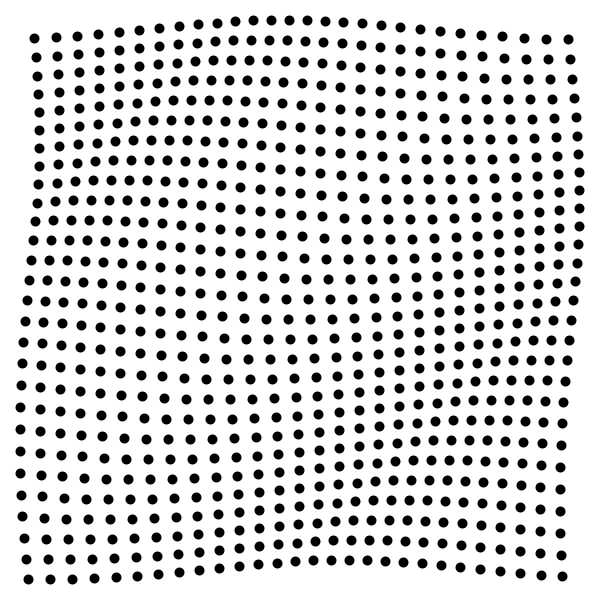
Frame 1 (no input)
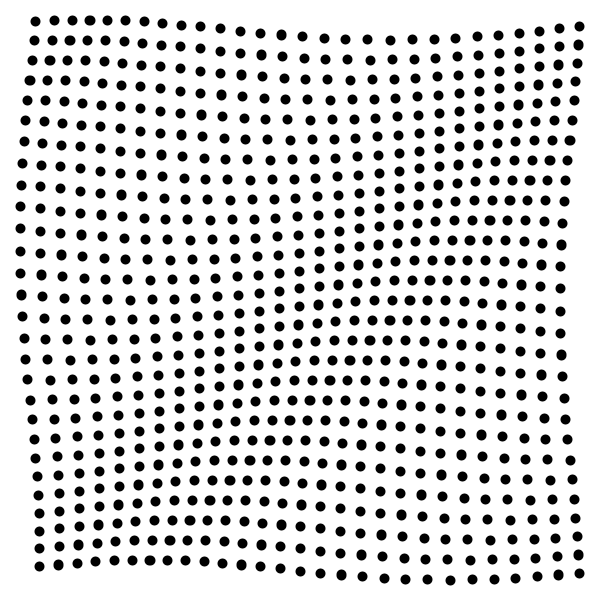
Frame 60 (the mouse pressed at the canvas centre just before this capture)
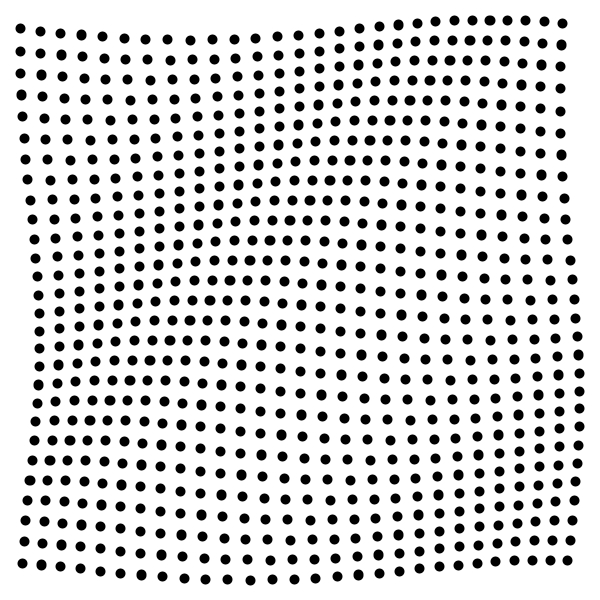
Frame 120 (the mouse held since frame 60 and released just before this capture)

The Processing sketch that drew these frames (run headless with seeded random() and noise(); from frame 60 on, the mouse is pressed at the canvas centre):

// Processing sketch: wavedots
// ── wavedots.pde

void setup() {
  size(600, 600);
  stroke(0);
  strokeWeight(10);
}

void draw() {
  background(255);
  translate(10, 10);
  for(int y = 1; y < 29; y++) {
    for(int x = 1; x < 29; x++) {
      pushMatrix();
      translate(x * 20, y * 20);
      float modX = 12 * x;
      float modY = 12 * y;
      float angle = radians((frameCount * 2) + modX + modY);
      float dotX = sin(angle) * 10;
      float dotY = cos(angle) * 10;
      point(dotX, dotY);
      popMatrix();
    }
  }
}
